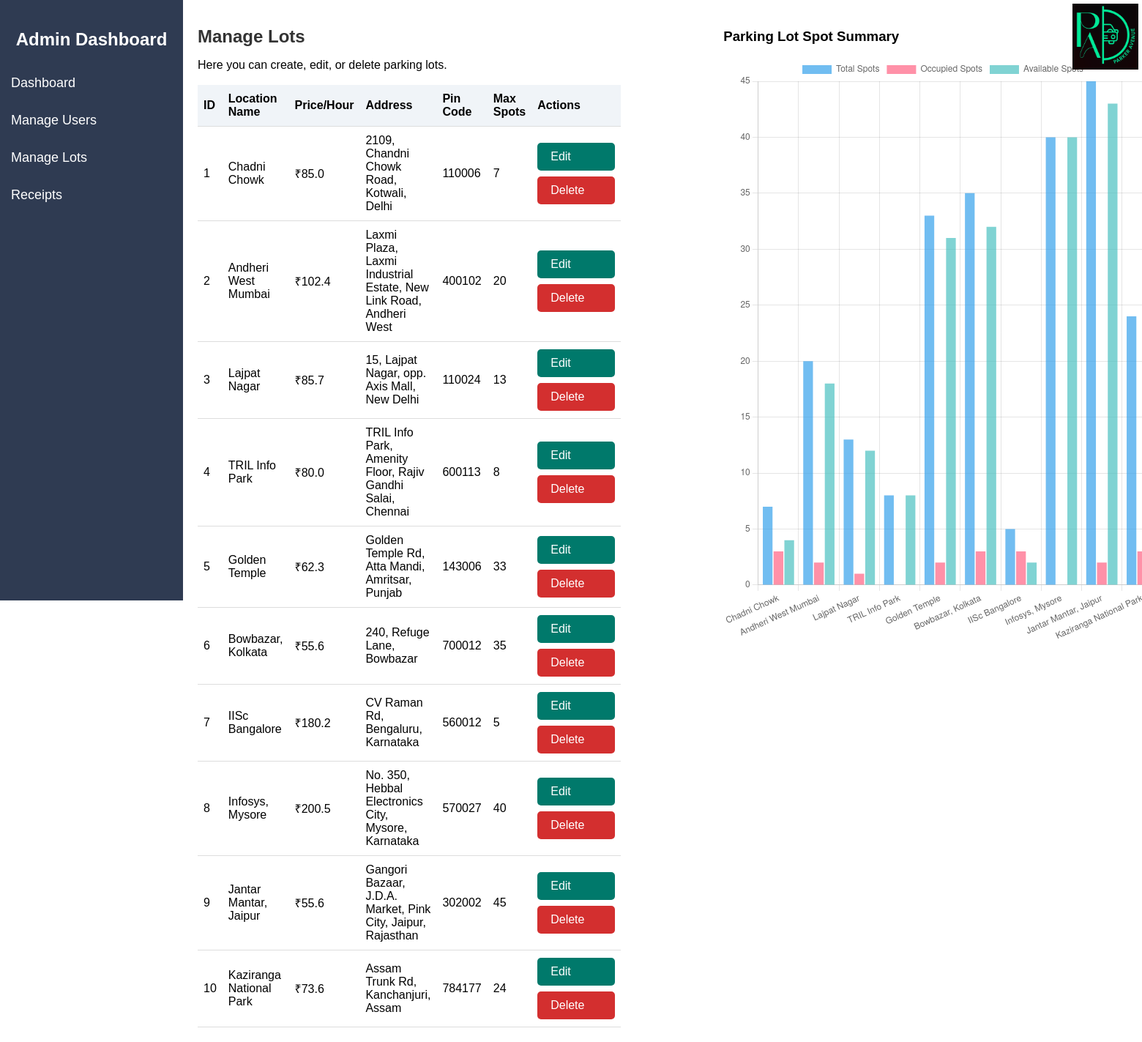
/manage_lots (signed in), run on an earlier commit of the app's database.
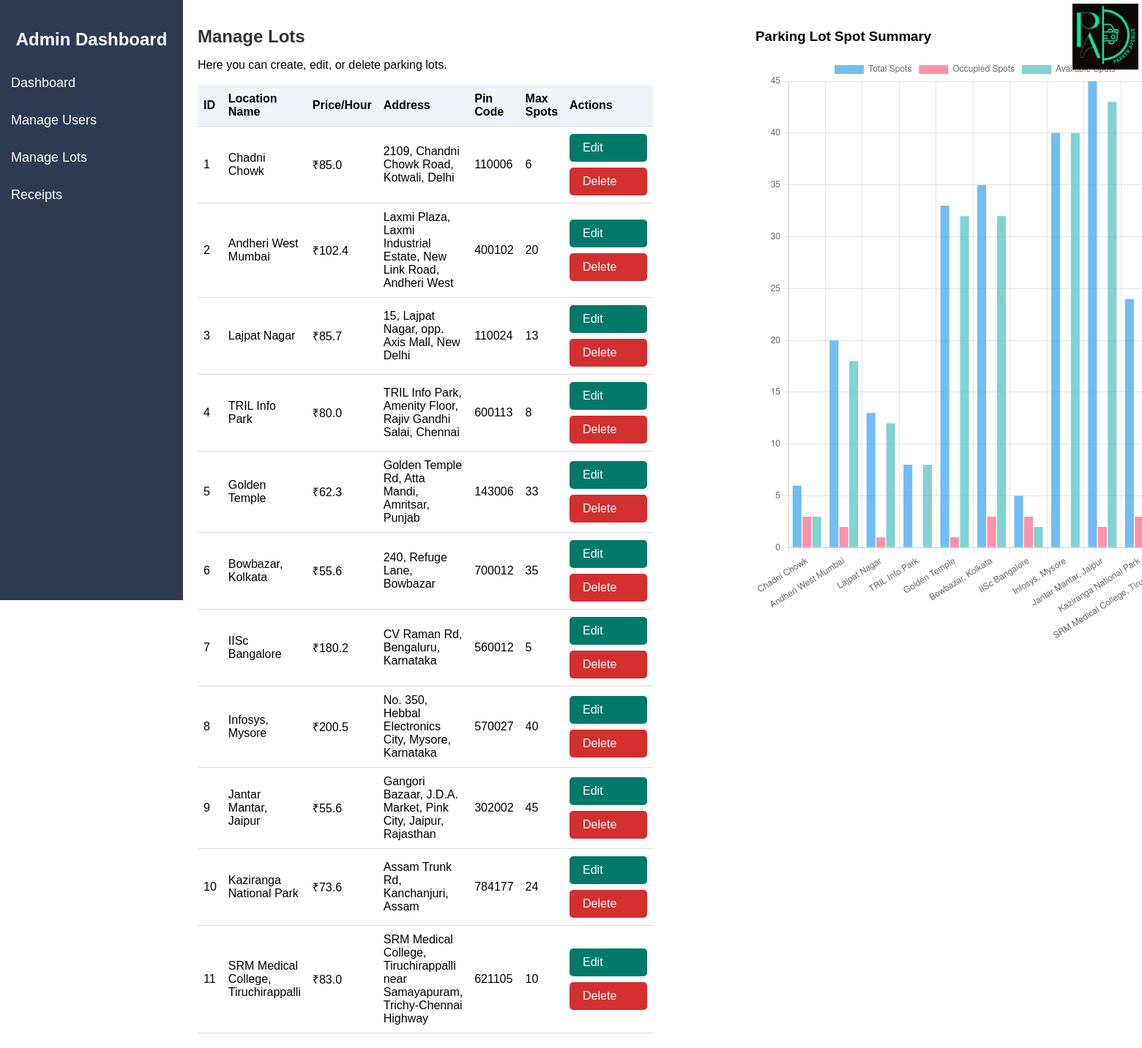
And on a later commit of the database.
### models.py (models this page shows)
class ParkingLot(db.Model):
    id=db.Column(db.Integer, primary_key=True)
    prime_location_name=db.Column(db.String(150), nullable=False)
    price_per_hour=db.Column(db.Float, nullable=False)
    address=db.Column(db.String(200), nullable=False)
    pin_code=db.Column(db.String(12), nullable=False)
    max_spots=db.Column(db.Integer, nullable=False)
    spots=db.relationship('ParkingSpot', backref='lot', lazy=True)

### app.py (the view)
@app.route('/manage_lots')
@admin_required
def manage_lots():
    all_lots=ParkingLot.query.all()
    lot_names=[]
    max_spots=[]
    occupied_count=[]
    available_count=[]
    for lot in all_lots:
        spot_list=lot.spots
        total=lot.max_spots
        occupied=sum(1 for spot in spot_list if spot.status=='O')
        available=total-occupied
        lot_names.append(lot.prime_location_name)
        max_spots.append(total)
        occupied_count.append(occupied)
        available_count.append(available)
    return render_template('manage_lots.html', lots=all_lots, lot_names=lot_names, max_spots=max_spots, occupied_count=occupied_count, available_count=available_count)

### app.py (called while the page is built)
def admin_required(f):
    @wraps(f)
    def decorated_function(*args, **kwargs):
        if not session.get('admin_logged_in'):
            flash('Admin access is required', 'danger')
            return redirect(url_for('admin_login'))
        return f(*args, **kwargs)
    return decorated_function

### templates/manage_lots.html (shortened to what this page needs)
<!DOCTYPE html>
<html lang="en">
<head>
</head>
<body>
    <div class="sidebar">
        <h2>Admin Dashboard</h2>
        <a href="{{ url_for('admin_dashboard') }}">Dashboard</a>
        <a href="{{ url_for('manage_users') }}">Manage Users</a>
        <a href="{{ url_for('manage_lots') }}">Manage Lots</a>
        <a href="{{ url_for('receipts') }}">Receipts</a>
    </div>
    <div class="main-content">
        <div class="logo-container">
            <img src="{{ url_for('static', filename='../static/images/parker_avenue_logo.png') }}" alt=" ">
        </div>
        <h1>Manage Lots</h1>
        <p>Here you can create, edit, or delete parking lots.</p>
        <table id="lots-table">
            <thead>
                <tr>
                    <th>ID</th>
                    <th>Location Name</th>
                    <th>Price/Hour</th>
                    <th>Address</th>
                    <th>Pin Code</th>
                    <th>Max Spots</th>
                    <th>Actions</th>
                </tr>
            </thead>
            <tbody>
                {% for lot in lots %}
                <tr>
                    <td>{{ lot.id }}</td>
                    <td>{{ lot.prime_location_name }}</td>
                    <td>₹{{ lot.price_per_hour }}</td>
                    <td>{{ lot.address }}</td>
                    <td>{{ lot.pin_code }}</td>
                    <td>{{ lot.max_spots }}</td>
                    <td>
                        <div class="action-buttons">
                        <a href="{{ url_for('edit_lot', lot_id=lot.id) }}" class="btn">Edit</a>
                        <a href="{{ url_for('delete_lot', lot_id=lot.id) }}" class="btn" style="background:#d32f2f;">Delete</a>
                        </div>
                    </td>
                </tr>
                {% else %}
                <tr>
                    <td colspan="7">No parking lots found.</td>
                </tr>
                {% endfor %}
            </tbody>
        </table>
    </div>
    <br>
    <div class="chart-section">
        <h3>Parking Lot Spot Summary</h3>
        <canvas id="lotSpotsChart" width="600" height="800"></canvas>
    </div>
    <script>
    const adminLotNames = {{ lot_names|tojson }};
    const adminMaxSpots = {{ max_spots|tojson }};
    const adminOccupied = {{ occupied_count|tojson }};
    const adminAvailable = {{ available_count|tojson }};
    new Chart(document.getElementById('lotSpotsChart').getContext('2d'), {
        type: 'bar',
        data: {
            labels: adminLotNames,
            datasets: [
                {
                    label: 'Total Spots',
                    data: adminMaxSpots,
                    backgroundColor: 'rgba(54, 162, 235, 0.7)'
                },
                {
                    label: 'Occupied Spots',
                    data: adminOccupied,
                    backgroundColor: 'rgba(255, 99, 132, 0.7)'
                },
                {
                    label: 'Available Spots',
                    data: adminAvailable,
                    backgroundColor: 'rgba(75, 192, 192, 0.7)'
                }
            ]
        },
        options: {
            responsive: true,
            plugins: {
                legend: { position: 'top' }
            },
            scales: {
                y: { beginAtZero: true }
            }
        }
    });
    </script>
</body>
</html>

What changed in the data, as far as the page shows it:
changed ParkingLot "Chadni Chowk": max_spots "7" → "6"
added ParkingLot: id "11", prime_location_name "SRM Medical College, Tiruchirappalli", price_per_hour "83.0", address "SRM Medical College, Tiruchirappalli near Samayapuram, Trichy-Chennai Highway", pin_code "621105", max_spots "10"
Also different on the page:
chart data {{ max_spots|tojson }}: [7, 20, 13, 8, 33, 35, 5, 40, 45, 24] → [6, 20, 13, 8, 33, 35, 5, 40, 45, 24, 10]
chart data {{ occupied_count|tojson }}: [3, 2, 1, 0, 2, 3, 3, 0, 2, 3] → [3, 2, 1, 0, 1, 3, 3, 0, 2, 3, 0]
chart data {{ available_count|tojson }}: [4, 18, 12, 8, 31, 32, 2, 40, 43, 21] → [3, 18, 12, 8, 32, 32, 2, 40, 43, 21, 10]
